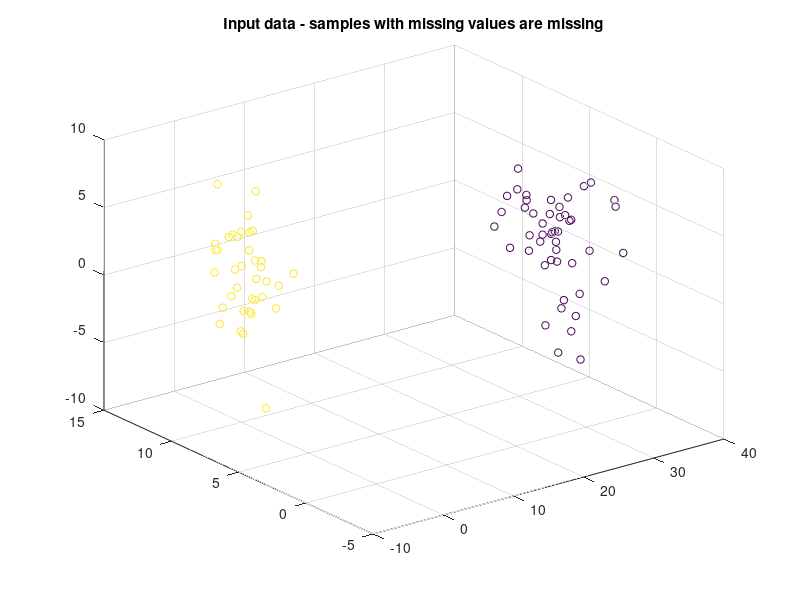

Reproduce this figure in MATLAB. (Note: this script raises an error after producing the figure.)
%% ###Missing values and scaling###

clear all;
close all;

% random data
data = randn([100,3])*diag([1 2 3])+repmat([30 2 3], 100, 1); 
data = [data; randn([100,3])*diag([2 1 3])+repmat([1 10 1], 100, 1)];

% add some missing values
tmp = randperm(200*3);
missinindex = tmp(1:150);
data(missinindex) = NaN;

% scatterplot 3D: only samples with non-missing values
shape = repmat(30,200,1);
color = [repmat(1,100,1);  repmat(3,100,1)];
scatter3(data(:,1), data(:,2), data(:,3), shape, color)
title('Input data - samples with missing values are missing')

%% Example 1:  
% replace missing values by appropriate mean value and visualize the results

meandata = data;

anyNanRow = (isnan(data)*[1;1;1]>0);

color_mean = color;
color_mean(anyNanRow) = 2;

data_mean = nanmean(meandata);
index = 1:200;
for i = index(anyNanRow)
    selsample = meandata(i, :);  
    mask = isnan(selsample);
    if ~all(mask) 
        meandata(i, mask) = data_mean(mask);
    end
end

figure
scatter3(meandata(:,1), meandata(:,2), meandata(:,3), shape, color_mean)
title('Missing values replaced by mean')

%% Assignment 1:  
% replace missing values by 1NN and visualize results
knndata = data;

% %%%%%%%%% Zde doplnte kod dle ukolu 1 %%%%%%%%%%%%%
%Predpokladam, ze nenastane [NaN, NaN, NaN]
%slo by rovnou zahodit
% O(zarusena_data * N)
color_knn = color;
anyNanRow = (isnan(data)*[1;1;1]>0);
for i = index(anyNanRow)
    mask = ~isnan(data(i, :));
    dists = sum( ( repmat(data(i, mask), sum(~anyNanRow), 1)  - data(~anyNanRow, mask) ).^2, 2 );
    [~, ind] = min(dists);
    ind_to_data = find(~anyNanRow);
    data_ind = ind_to_data(ind);
    knndata(i, ~mask) = data(data_ind, ~mask);
    
    %if we want to change color based on NN
    color_knn(i) = color(data_ind);
end
%

figure
scatter3(knndata(:,1), knndata(:,2), knndata(:,3), shape, color_knn)
title('Missing values replaced by 1-NN')

%% Example 2:  2D scatter plot of 3D data by PCA - without standardization

knndata_pca = knndata(~isnan(knndata(:,1)),:); % some rows can contain all NaN values, remove them out
shape_pca = shape(~isnan(knndata(:,1)),:);
color_knn_pca = color_knn(~isnan(knndata(:,1)),:);

coeff = princomp(knndata_pca);
pca=knndata_pca*coeff;

figure
scatter(pca(:,1), pca(:,2), shape_pca, color_knn_pca);
title('Non-standardized 2D visualization');

%% Assignment 2:  2D scatter plot of 3D data by PCA - with standardization

% %%%%%%%%% Zde doplnte kod dle ukolu 2 %%%%%%%%%%%%%
del = std(knndata_pca);
m = mean(knndata_pca);
repm = repmat(m, size(knndata_pca, 1), 1);
repdel = repmat(del, size(knndata_pca, 1), 1);
standardized_knndata_pca = (knndata_pca - repm) ./ repdel;
%

coeff = princomp(standardized_knndata_pca);
pca=knndata_pca*coeff;

figure
scatter(pca(:,1), pca(:,2), shape_pca, color_knn_pca);
title('Standardized 2D visualization');

%%  ###Outlier values###
clear all
load('outlier_data.mat')


figure
subplot(1,2,1)
scatter(data(:,1), data(:,2))
title('Data with outliers');
subplot(1,2,2)
boxplot(data)

%% Example 3: Remove outliers (univariate approach)
% Sample (vector) is removed if any its element is far from its mean more than n*std. 

n = 3; 
c1 = data(:,1);
mu1 = mean(c1); % Data mean
sigma1 = std(c1); % Data standard deviation
index1 = abs(c1 - mu1) > n*sigma1; % outlier candidates

c2 = data(:,2);
mu2 = mean(c2); % Data mean
sigma2 = std(c2); % Data standard deviation
index2 = abs(c2 - mu2) > n*sigma2; % outlier candidates

index = index1 | index2;
outliers = data(index,:)

figure
subplot(1,2,1)
scatter(data(~index,1), data(~index,2))
title('Data without outliers (univariate approach)');
subplot(1,2,2)
boxplot(data(~index,:))

%% Assignment 3:  Remove outliers using k-means

X = data;
m = 10;
th = 0.01;
R = 100;
nReplicates = 40;

% #### Outlier removal algorithm ####
% IN: 
%       X     : data samples  
%       m     : number of clusters
%       th    : threshold for distrortion
%       R     : maximal number of algorithm steps
%       nReplicates : number of runs of k-means (matlab returns the best partitioning)
% OUT:
%       X     : data samples without outliers

% init
i = 0;

while(1)    
    i = i+1;
    % number of samples
    len = size(X,1);
    % find centroids( newC) and partitioning (newP)
    [newP, newC] = kmeans(X,m,'replicates',nReplicates);     
        
    % %%%%%%%%% Zde doplnte kod dle ukolu 3 %%%%%%%%%%%%%    
    newX = X;        
    % ### BEGIN of outlier removal code ###
    to_removeC = false(m, 1);
    for j = 1:m
        logC = find(newP == j);
        cluster = X(logC, :);
        lenC = size(cluster, 1);
        if lenC > 1
            repCentroids = repmat(newC(j, :), lenC, 1);
            dists = sqrt( sum( ( repCentroids  - cluster ).^2, 2 ) );
            [maxval, maxind] = max(dists);
            [minval, minind] = min(dists);
            
            distortion = minval / maxval;
            
            if distortion < th
                ind = logC(maxind);
                newX(ind, :) = [];
                newP(ind) = [];
                %recalculate mean for rest of the data?
            end
        else
            ind = logC;
            newX(ind, :) = [];
            newP(ind) = [];
            %throw off C? -- not needed, recomputed afterwards
            to_removeC(j) = true;
            %
            m = m - 1;
        end
    end
    newC(to_removeC, :) = [];
    % END of outlier removal code
    
    % new number of samples
    new_len = size(newX,1);    
    % compute new centers and partitioning    
    X = newX; 
    
    % stop conditions
    if i>R | new_len==len    
        break 
    end        
end

% compute optimal partitioning on the new data
[P, C, sumd] = kmeans(X, m,'replicates',nReplicates);

figure
subplot(1,2,1)
scatter(X(:,1), X(:,2), ones(size(X,1),1)*10, P)
hold on
scatter(C(:,1), C(:,2), ones(size(C,1),1)*40)
title('Data without outliers')
subplot(1,2,2)
[P, C] = kmeans(data, m);
scatter(data(:,1), data(:,2), ones(size(data,1),1)*10, P)
title('Data with outliers')

figure
subplot(1,2,1)
scatter(X(:,1), X(:,2))
title('Data without outliers (multivariate approach)');
subplot(1,2,2)
boxplot(X)

%%
%1 What breaks down if z-score standardization is omitted before PCA?
% / Similar like question 2 - we can have different magnitudes of different
% quantities on axis.

%2 Is PCA affected by the choice of units?
% / Yes, depends on problem - if we have quantities in same units or behave as that
% no physical meaning, than we can use PCA w/o standardisation.
% if we have e.g. height, weight, different quantities
% and we would like to correlate that data
% we would have to somehow normalize that.

%3 PCA vs. Linear Regression
% / Linear regression fits parameters of model to data - so based on model
% we could only expect some modelled curvature - subspace. On the other
% hand PCA "tries like this all subspaces" and just tell you which has what amount information


%4 What is asymptotic complexity of NN? Enhancements?
% / O(N^2), but in case of only K outliers it will be O(K*N)
% / We can do better with e.g. K-D tree